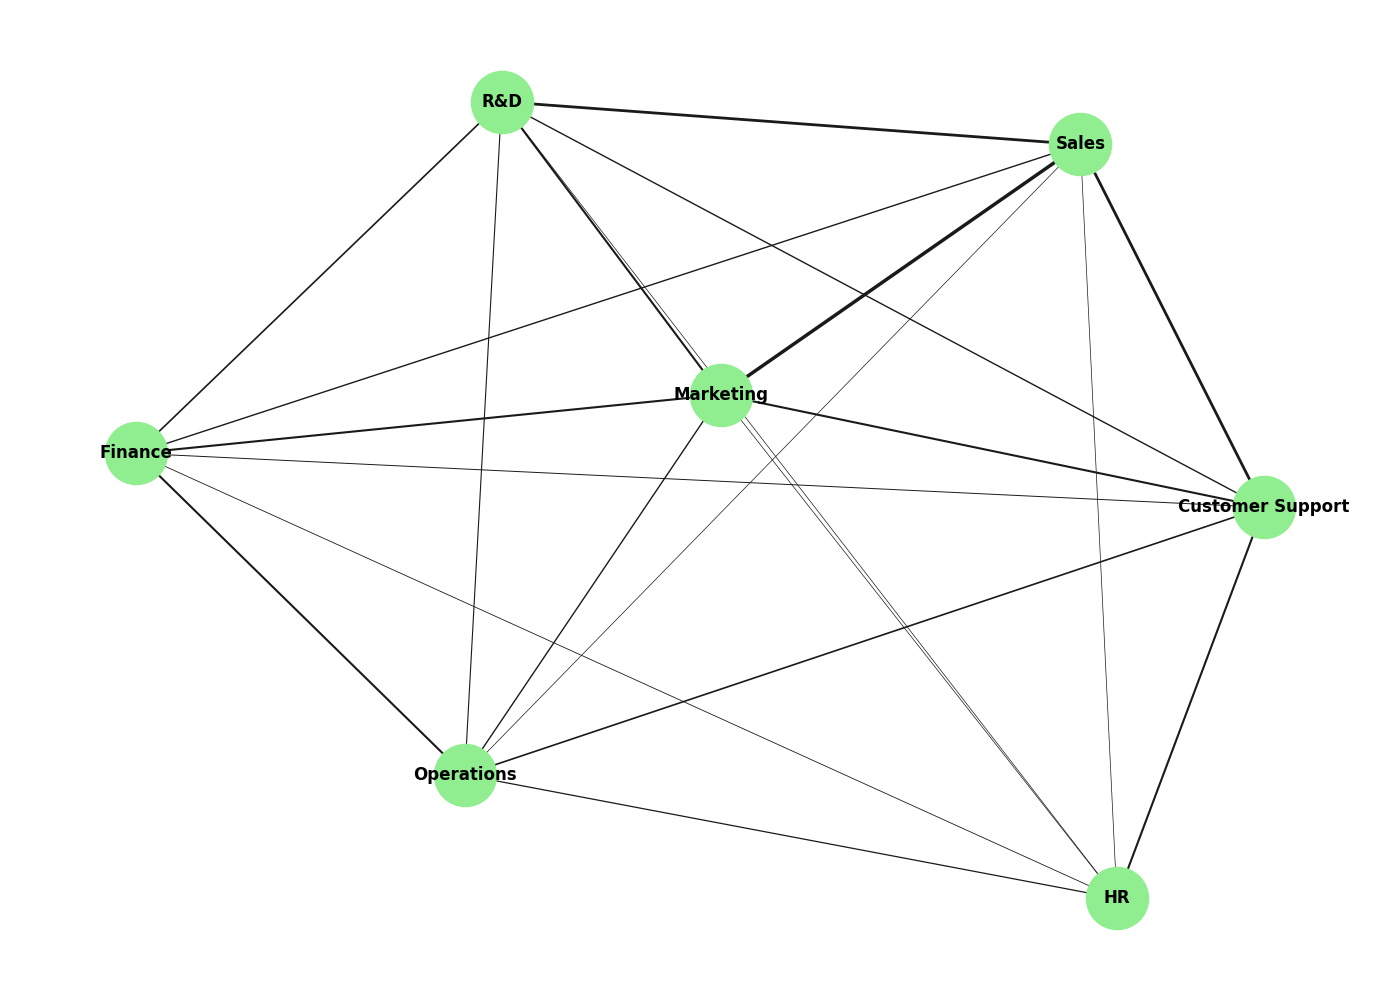

This figure's Python source:
import matplotlib.pyplot as plt
import networkx as nx

departments = ['R&D', 'Marketing', 'Sales', 'HR', 'Customer Support', 'Finance', 'Operations']
communication_matrix = [
    [0, 15, 20, 5, 10, 12, 8],
    [10, 0, 25, 5, 15, 15, 10],
    [5, 10, 0, 5, 20, 10, 5],
    [10, 5, 5, 0, 15, 6, 9],
    [5, 5, 15, 10, 0, 7, 12],
    [10, 15, 20, 8, 5, 0, 15],
    [5, 10, 10, 5, 15, 15, 0]
]

G = nx.Graph()
G.add_nodes_from(departments)

for i, source in enumerate(departments):
    for j, target in enumerate(departments):
        if i < j and communication_matrix[i][j] > 0:
            G.add_edge(source, target, weight=communication_matrix[i][j])

pos = nx.spring_layout(G, k=0.3, iterations=50)

plt.figure(figsize=(14, 10))
nx.draw_networkx_nodes(G, pos, node_size=2000, node_color='lightgreen')
nx.draw_networkx_labels(G, pos, font_size=12, font_color='black', font_weight='bold')

edges = G.edges(data=True)
nx.draw_networkx_edges(G, pos, edgelist=edges, width=[edge[2]['weight'] * 0.1 for edge in edges])

plt.axis('off')
plt.tight_layout()
plt.show()
